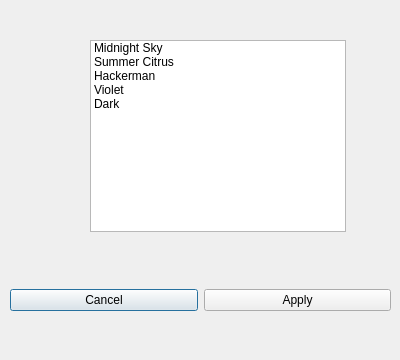
<?xml version="1.0" encoding="UTF-8"?>
<ui version="4.0">
 <class>Changetheme</class>
 <widget class="QDialog" name="Changetheme">
  <property name="geometry">
   <rect>
    <x>0</x>
    <y>0</y>
    <width>400</width>
    <height>360</height>
   </rect>
  </property>
  <property name="windowTitle">
   <string>Dialog</string>
  </property>
  <widget class="QListWidget" name="listheme">
   <property name="geometry">
    <rect>
     <x>90</x>
     <y>40</y>
     <width>256</width>
     <height>192</height>
    </rect>
   </property>
   <item>
    <property name="text">
     <string>Midnight Sky</string>
    </property>
   </item>
   <item>
    <property name="text">
     <string>Summer Citrus</string>
    </property>
   </item>
   <item>
    <property name="text">
     <string>Hackerman</string>
    </property>
   </item>
   <item>
    <property name="text">
     <string>Violet</string>
    </property>
   </item>
   <item>
    <property name="text">
     <string>Dark</string>
    </property>
   </item>
  </widget>
  <widget class="QWidget" name="horizontalLayoutWidget">
   <property name="geometry">
    <rect>
     <x>10</x>
     <y>260</y>
     <width>381</width>
     <height>80</height>
    </rect>
   </property>
   <layout class="QHBoxLayout" name="horizontalLayout">
    <item>
     <widget class="QPushButton" name="cancel">
      <property name="text">
       <string>Cancel</string>
      </property>
     </widget>
    </item>
    <item>
     <widget class="QPushButton" name="Applytheme">
      <property name="text">
       <string>Apply</string>
      </property>
     </widget>
    </item>
   </layout>
  </widget>
 </widget>
 <resources/>
 <connections/>
</ui>
